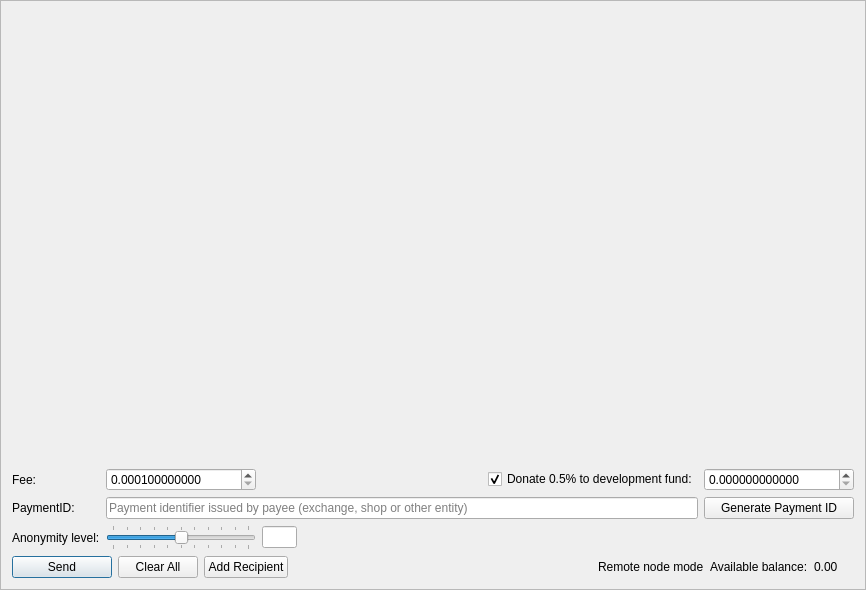
<?xml version="1.0" encoding="UTF-8"?>
<ui version="4.0">
 <class>SendFrame</class>
 <widget class="QFrame" name="SendFrame">
  <property name="geometry">
   <rect>
    <x>0</x>
    <y>0</y>
    <width>866</width>
    <height>590</height>
   </rect>
  </property>
  <property name="windowTitle">
   <string>Frame</string>
  </property>
  <property name="frameShape">
   <enum>QFrame::StyledPanel</enum>
  </property>
  <property name="frameShadow">
   <enum>QFrame::Raised</enum>
  </property>
  <layout class="QVBoxLayout" name="m_send_frame_main_layout">
   <item>
    <widget class="QScrollArea" name="m_transfersScrollarea">
     <property name="frameShape">
      <enum>QFrame::NoFrame</enum>
     </property>
     <property name="widgetResizable">
      <bool>true</bool>
     </property>
     <widget class="QWidget" name="scrollAreaWidgetContents">
      <property name="geometry">
       <rect>
        <x>0</x>
        <y>0</y>
        <width>846</width>
        <height>439</height>
       </rect>
      </property>
      <layout class="QVBoxLayout" name="m_send_frame_layout">
       <property name="leftMargin">
        <number>0</number>
       </property>
       <property name="topMargin">
        <number>0</number>
       </property>
       <property name="rightMargin">
        <number>0</number>
       </property>
       <property name="bottomMargin">
        <number>0</number>
       </property>
       <item>
        <spacer name="verticalSpacer">
         <property name="orientation">
          <enum>Qt::Vertical</enum>
         </property>
         <property name="sizeHint" stdset="0">
          <size>
           <width>20</width>
           <height>445</height>
          </size>
         </property>
        </spacer>
       </item>
      </layout>
     </widget>
    </widget>
   </item>
   <item>
    <layout class="QGridLayout" name="gridLayout">
     <property name="topMargin">
      <number>5</number>
     </property>
     <item row="5" column="1">
      <widget class="QSlider" name="m_mixinSlider">
       <property name="maximumSize">
        <size>
         <width>150</width>
         <height>16777215</height>
        </size>
       </property>
       <property name="baseSize">
        <size>
         <width>200</width>
         <height>0</height>
        </size>
       </property>
       <property name="maximum">
        <number>10</number>
       </property>
       <property name="pageStep">
        <number>1</number>
       </property>
       <property name="value">
        <number>1</number>
       </property>
       <property name="sliderPosition">
        <number>5</number>
       </property>
       <property name="tracking">
        <bool>false</bool>
       </property>
       <property name="orientation">
        <enum>Qt::Horizontal</enum>
       </property>
       <property name="tickPosition">
        <enum>QSlider::TicksBothSides</enum>
       </property>
       <property name="tickInterval">
        <number>1</number>
       </property>
      </widget>
     </item>
     <item row="5" column="0">
      <widget class="QLabel" name="label_2">
       <property name="text">
        <string>Anonymity level:</string>
       </property>
      </widget>
     </item>
     <item row="1" column="3">
      <widget class="QCheckBox" name="donateCheckBox">
       <property name="text">
        <string>Donate 0.5% to development fund:</string>
       </property>
       <property name="checked">
        <bool>true</bool>
       </property>
      </widget>
     </item>
     <item row="1" column="0">
      <widget class="QLabel" name="label">
       <property name="text">
        <string>Fee:</string>
       </property>
      </widget>
     </item>
     <item row="3" column="0">
      <widget class="QLabel" name="label_6">
       <property name="text">
        <string>PaymentID:</string>
       </property>
      </widget>
     </item>
     <item row="5" column="2">
      <widget class="QLineEdit" name="m_mixinEdit">
       <property name="minimumSize">
        <size>
         <width>35</width>
         <height>0</height>
        </size>
       </property>
       <property name="maximumSize">
        <size>
         <width>30</width>
         <height>16777215</height>
        </size>
       </property>
       <property name="text">
        <string notr="true"/>
       </property>
       <property name="maxLength">
        <number>5</number>
       </property>
       <property name="alignment">
        <set>Qt::AlignCenter</set>
       </property>
       <property name="readOnly">
        <bool>true</bool>
       </property>
      </widget>
     </item>
     <item row="3" column="1" colspan="3">
      <widget class="QLineEdit" name="m_paymentIdEdit">
       <property name="maxLength">
        <number>64</number>
       </property>
       <property name="placeholderText">
        <string>Payment identifier issued by payee (exchange, shop or other entity)</string>
       </property>
      </widget>
     </item>
     <item row="1" column="1">
      <widget class="QDoubleSpinBox" name="m_feeSpin">
       <property name="minimumSize">
        <size>
         <width>150</width>
         <height>0</height>
        </size>
       </property>
       <property name="baseSize">
        <size>
         <width>150</width>
         <height>0</height>
        </size>
       </property>
       <property name="cursor">
        <cursorShape>IBeamCursor</cursorShape>
       </property>
       <property name="locale">
        <locale language="English" country="UnitedStates"/>
       </property>
       <property name="suffix">
        <string/>
       </property>
       <property name="decimals">
        <number>12</number>
       </property>
       <property name="minimum">
        <double>0.000100000000000</double>
       </property>
       <property name="maximum">
        <double>999999999999999.000000000000000</double>
       </property>
       <property name="singleStep">
        <double>0.000100000000000</double>
       </property>
       <property name="value">
        <double>0.000100000000000</double>
       </property>
      </widget>
     </item>
     <item row="3" column="4">
      <widget class="QPushButton" name="m_generatePaymentIdButton">
       <property name="sizePolicy">
        <sizepolicy hsizetype="Preferred" vsizetype="Fixed">
         <horstretch>0</horstretch>
         <verstretch>0</verstretch>
        </sizepolicy>
       </property>
       <property name="maximumSize">
        <size>
         <width>200</width>
         <height>16777215</height>
        </size>
       </property>
       <property name="text">
        <string>Generate Payment ID</string>
       </property>
      </widget>
     </item>
     <item row="1" column="4">
      <widget class="QDoubleSpinBox" name="m_donateSpin">
       <property name="minimumSize">
        <size>
         <width>150</width>
         <height>0</height>
        </size>
       </property>
       <property name="maximumSize">
        <size>
         <width>16777215</width>
         <height>16777215</height>
        </size>
       </property>
       <property name="baseSize">
        <size>
         <width>150</width>
         <height>0</height>
        </size>
       </property>
       <property name="cursor">
        <cursorShape>IBeamCursor</cursorShape>
       </property>
       <property name="locale">
        <locale language="English" country="UnitedStates"/>
       </property>
       <property name="decimals">
        <number>12</number>
       </property>
       <property name="maximum">
        <double>999999999999999.000000000000000</double>
       </property>
       <property name="singleStep">
        <double>0.100000000000000</double>
       </property>
      </widget>
     </item>
     <item row="1" column="2">
      <spacer name="horizontalSpacer">
       <property name="orientation">
        <enum>Qt::Horizontal</enum>
       </property>
       <property name="sizeType">
        <enum>QSizePolicy::Expanding</enum>
       </property>
       <property name="sizeHint" stdset="0">
        <size>
         <width>100</width>
         <height>20</height>
        </size>
       </property>
      </spacer>
     </item>
    </layout>
   </item>
   <item>
    <layout class="QHBoxLayout" name="horizontalLayout">
     <item>
      <widget class="QPushButton" name="m_sendButton">
       <property name="minimumSize">
        <size>
         <width>100</width>
         <height>0</height>
        </size>
       </property>
       <property name="text">
        <string>Send</string>
       </property>
       <property name="icon">
        <iconset resource="../../resources.qrc">
         <normaloff>:/icons/btn-send</normaloff>:/icons/btn-send</iconset>
       </property>
       <property name="default">
        <bool>true</bool>
       </property>
      </widget>
     </item>
     <item>
      <widget class="QPushButton" name="m_clearAllButton">
       <property name="text">
        <string>Clear All</string>
       </property>
       <property name="icon">
        <iconset resource="../../resources.qrc">
         <normaloff>:/icons/remove</normaloff>:/icons/remove</iconset>
       </property>
      </widget>
     </item>
     <item>
      <widget class="QPushButton" name="m_addRecipientButton">
       <property name="text">
        <string>Add Recipient</string>
       </property>
       <property name="icon">
        <iconset resource="../../resources.qrc">
         <normaloff>:/icons/add_recepient</normaloff>:/icons/add_recepient</iconset>
       </property>
      </widget>
     </item>
     <item>
      <spacer name="horizontalSpacer_2">
       <property name="orientation">
        <enum>Qt::Horizontal</enum>
       </property>
       <property name="sizeHint" stdset="0">
        <size>
         <width>40</width>
         <height>20</height>
        </size>
       </property>
      </spacer>
     </item>
     <item>
      <widget class="QLabel" name="m_remote_label">
       <property name="font">
        <font>
         <weight>50</weight>
         <bold>false</bold>
        </font>
       </property>
       <property name="toolTip">
        <string>Wallet is connected through remote node. Additional 0.25% fee will be applied.</string>
       </property>
       <property name="text">
        <string>Remote node mode</string>
       </property>
      </widget>
     </item>
     <item>
      <widget class="QLabel" name="label_4">
       <property name="text">
        <string>Available balance:</string>
       </property>
      </widget>
     </item>
     <item>
      <widget class="QLabel" name="m_balanceLabel">
       <property name="text">
        <string notr="true">0.00 </string>
       </property>
      </widget>
     </item>
     <item>
      <widget class="QLabel" name="m_tickerLabel">
       <property name="text">
        <string notr="true"/>
       </property>
      </widget>
     </item>
    </layout>
   </item>
  </layout>
 </widget>
 <tabstops>
  <tabstop>m_feeSpin</tabstop>
  <tabstop>donateCheckBox</tabstop>
  <tabstop>m_donateSpin</tabstop>
  <tabstop>m_paymentIdEdit</tabstop>
  <tabstop>m_mixinSlider</tabstop>
  <tabstop>m_mixinEdit</tabstop>
  <tabstop>m_sendButton</tabstop>
  <tabstop>m_clearAllButton</tabstop>
  <tabstop>m_addRecipientButton</tabstop>
  <tabstop>m_transfersScrollarea</tabstop>
 </tabstops>
 <resources>
  <include location="../../resources.qrc"/>
 </resources>
 <connections>
  <connection>
   <sender>m_addRecipientButton</sender>
   <signal>clicked()</signal>
   <receiver>SendFrame</receiver>
   <slot>addRecipientClicked()</slot>
   <hints>
    <hint type="sourcelabel">
     <x>282</x>
     <y>561</y>
    </hint>
    <hint type="destinationlabel">
     <x>432</x>
     <y>294</y>
    </hint>
   </hints>
  </connection>
  <connection>
   <sender>m_clearAllButton</sender>
   <signal>clicked()</signal>
   <receiver>SendFrame</receiver>
   <slot>clearAllClicked()</slot>
   <hints>
    <hint type="sourcelabel">
     <x>154</x>
     <y>561</y>
    </hint>
    <hint type="destinationlabel">
     <x>432</x>
     <y>294</y>
    </hint>
   </hints>
  </connection>
  <connection>
   <sender>m_sendButton</sender>
   <signal>clicked()</signal>
   <receiver>SendFrame</receiver>
   <slot>sendClicked()</slot>
   <hints>
    <hint type="sourcelabel">
     <x>53</x>
     <y>561</y>
    </hint>
    <hint type="destinationlabel">
     <x>432</x>
     <y>294</y>
    </hint>
   </hints>
  </connection>
  <connection>
   <sender>m_mixinSlider</sender>
   <signal>valueChanged(int)</signal>
   <receiver>SendFrame</receiver>
   <slot>mixinValueChanged(int)</slot>
   <hints>
    <hint type="sourcelabel">
     <x>221</x>
     <y>520</y>
    </hint>
    <hint type="destinationlabel">
     <x>432</x>
     <y>294</y>
    </hint>
   </hints>
  </connection>
  <connection>
   <sender>m_generatePaymentIdButton</sender>
   <signal>clicked()</signal>
   <receiver>SendFrame</receiver>
   <slot>generatePaymentIdClicked()</slot>
   <hints>
    <hint type="sourcelabel">
     <x>748</x>
     <y>497</y>
    </hint>
    <hint type="destinationlabel">
     <x>432</x>
     <y>294</y>
    </hint>
   </hints>
  </connection>
 </connections>
 <slots>
  <slot>sendClicked()</slot>
  <slot>clearAllClicked()</slot>
  <slot>addRecipientClicked()</slot>
  <slot>mixinValueChanged(int)</slot>
 </slots>
</ui>
